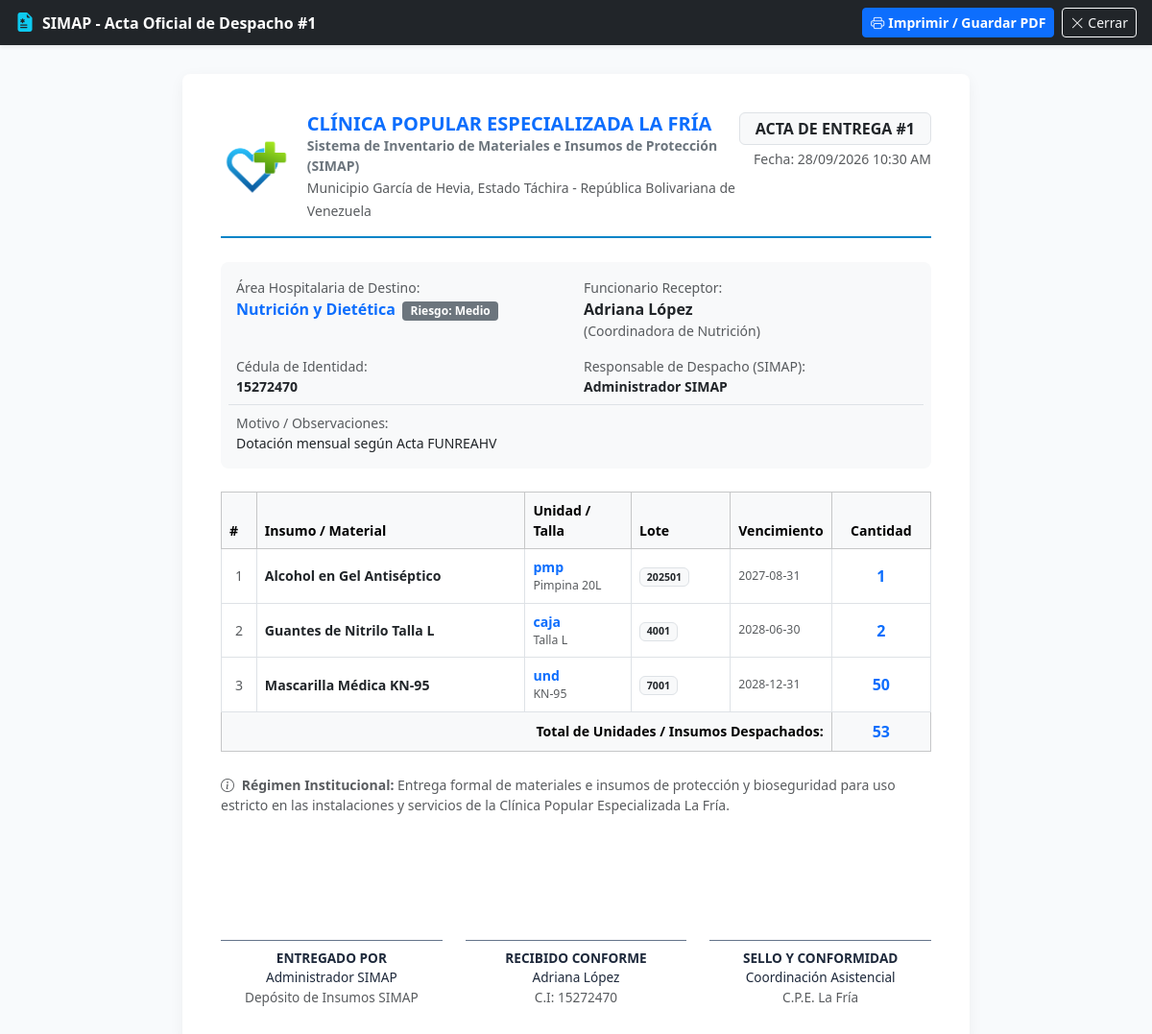
/assets/pages/acta_despacho.php?id=1, run on the app's committed database.
### tables this page shows
CREATE TABLE despacho (
    id_despacho INTEGER PRIMARY KEY AUTOINCREMENT,
    fecha DATETIME,
    receptor TEXT,
    ci_receptor TEXT,
    responsable INTEGER NOT NULL,
    id_area INTEGER DEFAULT NULL,
    cargo_receptor TEXT DEFAULT NULL,
    observacion TEXT DEFAULT NULL,
    FOREIGN KEY(responsable) REFERENCES usuario(id_usuario),
    FOREIGN KEY(id_area) REFERENCES area_servicio(id_area)
);

CREATE TABLE "area_servicio" (
        "id_area" INTEGER PRIMARY KEY AUTOINCREMENT,
        "nombre_area" TEXT NOT NULL,
        "nivel_riesgo" TEXT DEFAULT 'Medio'
    );

CREATE TABLE despacho_insumo (
    id_despacho_insumo INTEGER PRIMARY KEY AUTOINCREMENT,
    cantidad INTEGER NOT NULL,
    producto_id_producto INTEGER NOT NULL,
    despacho_id_despacho INTEGER NOT NULL,
    FOREIGN KEY(producto_id_producto) REFERENCES producto(id_producto),
    FOREIGN KEY(despacho_id_despacho) REFERENCES despacho(id_despacho)
);

CREATE TABLE "producto" (
	"id_producto"	INTEGER,
	"nombre"	TEXT NOT NULL,
	"concentracion"	TEXT,
	"adicional"	TEXT,
	"avatar"	TEXT,
	"prod_lab"	INTEGER NOT NULL,
	"prod_tip_prod"	INTEGER NOT NULL,
	"prod_present"	INTEGER NOT NULL, "id_unidad" INTEGER DEFAULT 1, "especificacion_talla" TEXT DEFAULT NULL,
	FOREIGN KEY("prod_tip_prod") REFERENCES "tipo_producto"("id_tip_prod"),
	FOREIGN KEY("prod_present") REFERENCES "presentacion"("id_presentacion"),
	FOREIGN KEY("prod_lab") REFERENCES "laboratorio"("id_laboratorio"),
	PRIMARY KEY("id_producto" AUTOINCREMENT)
);

CREATE TABLE "lote" (
	"id_lote"	INTEGER,
	"stock"	INTEGER NOT NULL,
	"vencimiento"	DATE NOT NULL,
	"id_lote_prod"	INTEGER NOT NULL,
	"lote_id_prov"	INTEGER NOT NULL, cod_lote INTEGER,
	FOREIGN KEY("lote_id_prov") REFERENCES "proveedor"("id_proveedor"),
	FOREIGN KEY("id_lote_prod") REFERENCES "producto"("id_producto"),
	PRIMARY KEY("id_lote" AUTOINCREMENT)
);

### assets/db/despacho.php (called while the page is built, shortened)
<?php
include_once 'conexion.php';
class Despacho {
    private $acceso;
    public function __construct() {
        $db = new Conexion();
        $this->acceso = $db->pdo;
    }
    public function ver_detalle_despacho($id_despacho) {
        $sql = "SELECT di.*,
                       p.nombre as producto,
                       p.especificacion_talla,
                       COALESCE(um.nombre, 'Unidad') as unidad_medida,
                       COALESCE(um.codigo, 'und') as unidad_codigo,
                       l.cod_lote as lote,
                       l.vencimiento
                FROM despacho_insumo di
                JOIN producto p ON di.producto_id_producto = p.id_producto
                LEFT JOIN unidad_medida um ON p.id_unidad = um.id_unidad
                LEFT JOIN detalle_despacho dd ON dd.id_det_despacho = di.despacho_id_despacho
                                             AND dd.id_det_prod = p.id_producto
                LEFT JOIN lote l ON dd.id_det_lote = l.id_lote
                WHERE di.despacho_id_despacho = :id_despacho";
        $query = $this->acceso->prepare($sql);
        $query->bindParam(':id_despacho', $id_despacho);
        $query->execute();
        return $query->fetchAll(PDO::FETCH_ASSOC);
    }
    public function obtener_despacho($id_despacho) {
        $sql = "SELECT d.*, (u.nombre_us || ' ' || u.apellidos_us) as responsable_nombre,
                       a.nombre_area, a.nivel_riesgo
                FROM despacho d
                JOIN usuario u ON d.responsable = u.id_usuario
                LEFT JOIN area_servicio a ON d.id_area = a.id_area
                WHERE d.id_despacho = :id_despacho";
        $query = $this->acceso->prepare($sql);
        $query->bindParam(':id_despacho', $id_despacho);
        $query->execute();
        return $query->fetch(PDO::FETCH_ASSOC);
    }
}
?>

### assets/db/conexion.php (called while the page is built, shortened)
<?php
class Conexion {
    private $db_path = "../db/simap.db";
    private $atributos = [
        PDO::ATTR_CASE => PDO::CASE_NATURAL,
        PDO::ATTR_ERRMODE => PDO::ERRMODE_EXCEPTION,
        PDO::ATTR_ORACLE_NULLS => PDO::NULL_EMPTY_STRING,
        PDO::ATTR_DEFAULT_FETCH_MODE => PDO::FETCH_OBJ,
    ];
    public function __construct() {
        $this->pdo = new PDO("sqlite:{$this->db_path}", null, null, $this->atributos);
    }
}
?>

### assets/pages/acta_despacho.php (the view, shortened to what this page needs)
<?php
require_once '../db/despacho.php';
$despacho_model = new Despacho();
$id_despacho = intval($_GET['id']);
$despacho = $despacho_model->obtener_despacho($id_despacho);
$detalles = $despacho_model->ver_detalle_despacho($id_despacho);
$fecha_formateada = date('d/m/Y h:i A', strtotime($despacho['fecha']));
?>
<!DOCTYPE html>
<html lang="es">
<head>
  <link rel="stylesheet" href="../libs/css/bootstrap.min.css">
  <link rel="stylesheet" href="../libs/css/bootstrap-icons.min.css">
</head>
<body>
<div class="no-print bg-dark text-white py-2 px-3 sticky-top shadow-sm d-flex justify-content-between align-items-center">
  <div class="d-flex align-items-center gap-2">
    <i class="bi bi-file-earmark-medical-fill text-info fs-5"></i>
    <span class="fw-semibold">SIMAP - Acta Oficial de Despacho #<?php echo htmlspecialchars($id_despacho); ?></span>
  </div>
  <div class="d-flex gap-2">
    <button onclick="window.print()" class="btn btn-primary btn-sm fw-semibold">
      <i class="bi bi-printer me-1"></i>Imprimir / Guardar PDF
    </button>
    <button onclick="window.close()" class="btn btn-outline-light btn-sm">
      <i class="bi bi-x-lg me-1"></i>Cerrar
    </button>
  </div>
</div>
<div class="document-page">
  <div class="inst-header d-flex justify-content-between align-items-start">
    <div class="d-flex align-items-center gap-3">
      <img src="../libs/img/logo.png" alt="Logo Hospital" style="max-height: 65px;" onerror="this.style.display='none'">
      <div>
        <h5 class="fw-bold mb-0 text-primary">CLÍNICA POPULAR ESPECIALIZADA LA FRÍA</h5>
        <div class="small text-secondary fw-semibold">Sistema de Inventario de Materiales e Insumos de Protección (SIMAP)</div>
        <small class="text-muted">Municipio García de Hevia, Estado Táchira - República Bolivariana de Venezuela</small>
      </div>
    </div>
    <div class="text-end">
      <div class="badge bg-light text-dark border fs-6 fw-bold px-3 py-2 mb-1">
        ACTA DE ENTREGA #<?php echo htmlspecialchars($id_despacho); ?>
      </div>
      <div class="small text-muted d-block">Fecha: <?php echo $fecha_formateada; ?></div>
    </div>
  </div>
  <div class="card border-0 bg-light rounded-3 p-3 mb-4">
    <div class="row g-3 small">
      <div class="col-md-6">
        <span class="text-muted d-block">Área Hospitalaria de Destino:</span>
        <strong class="text-primary fs-6"><?php echo htmlspecialchars($despacho['nombre_area'] ?? 'Área Asistencial General'); ?></strong>
        <span class="badge bg-secondary ms-1 badge-riesgo">Riesgo: <?php echo htmlspecialchars($despacho['nivel_riesgo'] ?? 'Bajo'); ?></span>
      </div>
      <div class="col-md-6">
        <span class="text-muted d-block">Funcionario Receptor:</span>
        <strong class="text-dark fs-6"><?php echo htmlspecialchars($despacho['receptor']); ?></strong>
        <?php if (!empty($despacho['cargo_receptor'])): ?>
          <span class="text-muted d-block">(<?php echo htmlspecialchars($despacho['cargo_receptor']); ?>)</span>
        <?php endif; ?>
      </div>
      <div class="col-md-6">
        <span class="text-muted d-block">Cédula de Identidad:</span>
        <strong class="text-dark"><?php echo htmlspecialchars($despacho['ci_receptor']); ?></strong>
      </div>
      <div class="col-md-6">
        <span class="text-muted d-block">Responsable de Despacho (SIMAP):</span>
        <strong class="text-dark"><?php echo htmlspecialchars($despacho['responsable_nombre']); ?></strong>
      </div>
      <?php if (!empty($despacho['observacion'])): ?>
      <div class="col-12 border-top pt-2 mt-2">
        <span class="text-muted d-block">Motivo / Observaciones:</span>
        <span class="text-dark italic"><?php echo nl2br(htmlspecialchars($despacho['observacion'])); ?></span>
      </div>
      <?php endif; ?>
    </div>
  </div>
  <div class="table-responsive mb-4">
    <table class="table table-bordered align-middle mb-0" style="font-size: 0.88rem;">
      <thead class="table-light">
        <tr>
          <th style="width: 5%;">#</th>
          <th style="width: 38%;">Insumo / Material</th>
          <th style="width: 15%;">Unidad / Talla</th>
          <th style="width: 14%;">Lote</th>
          <th style="width: 14%;">Vencimiento</th>
          <th style="width: 14%;" class="text-center">Cantidad</th>
        </tr>
      </thead>
      <tbody>
        <?php
        $i = 1;
        $total_piezas = 0;
        foreach ($detalles as $det):
          $total_piezas += intval($det['cantidad']);
          $unidad_codigo = !empty($det['unidad_codigo']) ? $det['unidad_codigo'] : 'und';
          $espec = !empty($det['especificacion_talla']) ? $det['especificacion_talla'] : '-';
        ?>
        <tr>
          <td class="text-center text-muted"><?php echo $i++; ?></td>
          <td>
            <strong class="text-dark"><?php echo htmlspecialchars($det['producto']); ?></strong>
          </td>
          <td>
            <span class="fw-semibold text-primary"><?php echo htmlspecialchars($unidad_codigo); ?></span>
            <small class="text-muted d-block"><?php echo htmlspecialchars($espec); ?></small>
          </td>
          <td>
            <span class="badge bg-light text-dark border"><?php echo htmlspecialchars($det['lote'] ?: 'LOTE-UNICO'); ?></span>
          </td>
          <td class="small text-muted">
            <?php echo htmlspecialchars($det['vencimiento'] ?: 'No aplica'); ?>
          </td>
          <td class="text-center fw-bold fs-6 text-primary">
            <?php echo htmlspecialchars($det['cantidad']); ?>
          </td>
        </tr>
        <?php endforeach; ?>
      </tbody>
      <tfoot class="table-light fw-bold">
        <tr>
          <td colspan="5" class="text-end">Total de Unidades / Insumos Despachados:</td>
          <td class="text-center fs-6 text-primary"><?php echo $total_piezas; ?></td>
        </tr>
      </tfoot>
    </table>
  </div>
  <div class="small text-muted mb-4">
    <i class="bi bi-info-circle me-1"></i>
    <strong>Régimen Institucional:</strong> Entrega formal de materiales e insumos de protección y bioseguridad para uso estricto en las instalaciones y servicios de la Clínica Popular Especializada La Fría.
  </div>
  <div class="firmas-section">
    <div class="row text-center">
      <div class="col-4">
        <div class="firma-box">
          <strong>ENTREGADO POR</strong><br>
          <?php echo htmlspecialchars($despacho['responsable_nombre']); ?><br>
          <span class="text-muted">Depósito de Insumos SIMAP</span>
        </div>
      </div>
      <div class="col-4">
        <div class="firma-box">
          <strong>RECIBIDO CONFORME</strong><br>
          <?php echo htmlspecialchars($despacho['receptor']); ?><br>
          <span class="text-muted">C.I: <?php echo htmlspecialchars($despacho['ci_receptor']); ?></span>
        </div>
      </div>
      <div class="col-4">
        <div class="firma-box">
          <strong>SELLO Y CONFORMIDAD</strong><br>
          <span>Coordinación Asistencial</span><br>
          <span class="text-muted">C.P.E. La Fría</span>
        </div>
      </div>
    </div>
  </div>
</div>
</body>
</html>

### assets/pages/acta_despacho.php (style rules this page uses)
body { background-color: #f8fafc; color: #1e293b; font-family: system-ui, -apple-system, "Segoe UI", Roboto, sans-serif; }
.document-page { max-width: 820px; margin: 30px auto; background: #ffffff; padding: 40px; border-radius: 8px; box-shadow: 0 4px 15px rgba(0, 0, 0, 0.05); }
.inst-header { border-bottom: 2px solid #0284c7; padding-bottom: 15px; margin-bottom: 25px; }
.badge-riesgo { font-size: 0.75rem; padding: 4px 8px; border-radius: 4px; }
.firmas-section { margin-top: 50px; padding-top: 20px; }
.firma-box { border-top: 1px solid #64748b; padding-top: 8px; text-align: center; margin-top: 60px; font-size: 0.85rem; }

### data on the page
despacho: fecha "28/09/2026 10:30 AM", id_area.nombre_area "Nutrición y Dietética", id_area.nivel_riesgo "Medio", receptor "Adriana López", cargo_receptor "Coordinadora de Nutrición", ci_receptor "15272470", observacion "Dotación mensual según Acta FUNREAHV"
despacho_insumo: producto_id_producto.nombre "Alcohol en Gel Antiséptico", unidad_codigo "pmp", producto_id_producto.especificacion_talla "Pimpina 20L", lote.cod_lote "202501", lote.vencimiento "2027-08-31", cantidad "1"
despacho_insumo: producto_id_producto.nombre "Guantes de Nitrilo Talla L", unidad_codigo "caja", producto_id_producto.especificacion_talla "Talla L", lote.cod_lote "4001", lote.vencimiento "2028-06-30", cantidad "2"
despacho_insumo: producto_id_producto.nombre "Mascarilla Médica KN-95", unidad_codigo "und", producto_id_producto.especificacion_talla "KN-95", lote.cod_lote "7001", lote.vencimiento "2028-12-31", cantidad "50"

### other printed values
$id_despacho "1"
$despacho['responsable_nombre'] "Administrador SIMAP"
$total_piezas "53"
